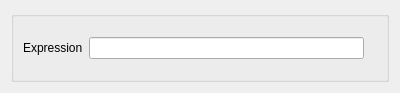
<?xml version="1.0" encoding="UTF-8"?>
<ui version="4.0">
 <class>editset</class>
 <widget class="QFrame" name="editset">
  <property name="geometry">
   <rect>
    <x>0</x>
    <y>0</y>
    <width>400</width>
    <height>93</height>
   </rect>
  </property>
  <property name="windowTitle">
   <string>Frame</string>
  </property>
  <property name="frameShape">
   <enum>QFrame::NoFrame</enum>
  </property>
  <property name="frameShadow">
   <enum>QFrame::Raised</enum>
  </property>
  <layout class="QVBoxLayout" name="verticalLayout">
   <item>
    <widget class="QGroupBox" name="groupBox_3">
     <property name="title">
      <string/>
     </property>
     <layout class="QHBoxLayout" name="horizontalLayout">
      <item>
       <widget class="QLabel" name="label">
        <property name="text">
         <string>Expression</string>
        </property>
       </widget>
      </item>
      <item>
       <widget class="QLineEdit" name="expressionLine"/>
      </item>
      <item>
       <widget class="QLabel" name="label_2">
        <property name="text">
         <string/>
        </property>
        <property name="pixmap">
         <pixmap resource="../resources.qrc">:/help.gif</pixmap>
        </property>
       </widget>
      </item>
     </layout>
    </widget>
   </item>
  </layout>
 </widget>
 <resources>
  <include location="../resources.qrc"/>
  <include location="../resources.qrc"/>
 </resources>
 <connections/>
</ui>
